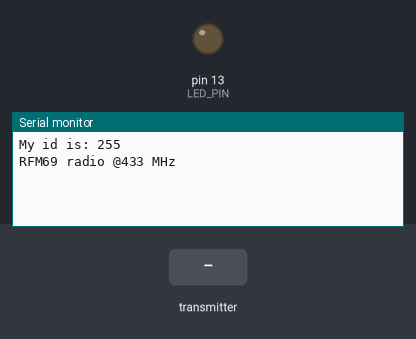
Simulated run of this sketch. Board: Arduino Uno, built with avr-gcc and run on an emulated ATmega328P. On the bench: output pins drawn as LEDs (lit = HIGH), the last lines printed to the serial monitor. The inputs (shaded band) are chosen by the test bench. Random numbers use the default seed unless the sketch sets one; no radio packets arrive unless stated; pins used as bus, display or sensor lines are not drawn.

Above: at 1.2 s.
1.3 s: the transmitter starts sending reading.0 = 0
At 4.7 s:
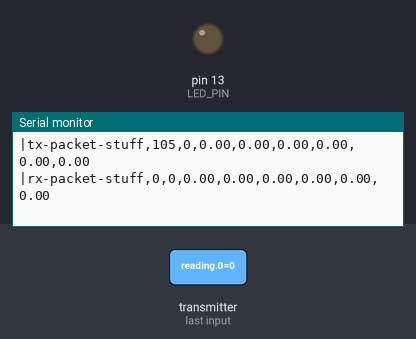
At 6.0 s:
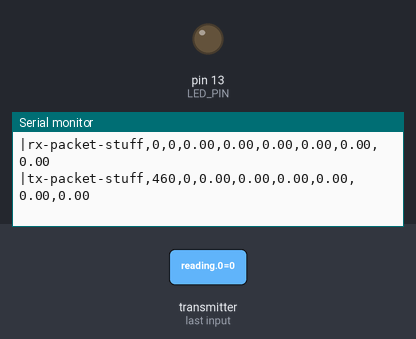
Timing chart, 0 to 7.5 s (numbered marks = the images above; inputs shaded):
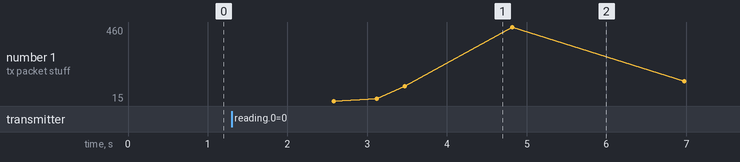

The sketch:

node.ino
```cpp
#include <SPI.h>
#include <EEPROM.h>
#include <RH_RF69.h>
#include <RHReliableDatagram.h>
#include <math.h>
#include <stdlib.h>
#include <stdio.h>

#include "sensor.h"

#define ID_MAX      10
#define NO_ID     255

bool has_sensor[ID_MAX];
uint8_t parent_of[ID_MAX];
float frequency[ID_MAX];

uint8_t my_child;

// NOTE: uncomment whichever id method you use
// Hardcode id
// uint8_t my_id = 0;
// Read id from EEPROM (need to write it beforehand)
uint8_t my_id = EEPROM.read(EEPROM.length() - 1);

bool init_data_arrays() {
    has_sensor[5] = true;
    parent_of[5] = 4;
    frequency[5] = 433.0f;

    has_sensor[4] = false;
    parent_of[4] = 3;
    frequency[4] = 434.0f;

    has_sensor[3] = false;
    parent_of[3] = NO_ID;
    frequency[3] = 435.0f;

    // Find my child
    // TODO: find all children, when nodes start having many
    for (size_t i = 0; i < ID_MAX; i++) {
        if (parent_of[i] == my_id) {
            my_child = i;
        }
    }
}

#define PACKET_PERIOD   (1000ul * 60ul)
#define QUEUE_SIZE_MAX  20

#define RF69_FREQ       433.0
#define RFM69_CS        8
#define RFM69_INT       7
#define RFM69_RST       4
#define LED_PIN         13
#define LED_PERIOD      (60ul * 1000ul)

#define RX_RATE      (600.0f)
#define TX_RATE      (200.0f)

struct Packet {
    float reading[NUM_SENSORS];
    uint32_t age;
    uint16_t number;
};

struct Queue {
    Packet data[QUEUE_SIZE_MAX];
    uint8_t head = 0;
    uint8_t size = 0;

    void push(Packet packet) {
        if (size < QUEUE_SIZE_MAX - 1) {
            data[(head + size) % QUEUE_SIZE_MAX] = packet;
            size++;
        }
    }

    Packet front() {
        return data[head];
    }

    Packet pop() {
        if (size > 0) {
            uint8_t old_head = head;
            head = (head + 1) % QUEUE_SIZE_MAX;
            size--;

            return data[old_head];
        }
    }
};

RH_RF69 rf69(RFM69_CS, RFM69_INT);
RHReliableDatagram rf69_manager(rf69, my_id);

uint32_t total_sleep_time = 0;

// TX
uint32_t sensor_wakeup_time = 0;
int16_t packet_number = 0;
char reading[5];
Queue packet_queue;
uint32_t start_time = millis();
uint8_t tx_time = 0;

// RX
uint8_t buffer[RH_RF69_MAX_MESSAGE_LEN];

float current_frequency = 0.0f;

void setup() {
    init_data_arrays();

    pinMode(LED_PIN, OUTPUT);

    Serial.begin(115200);

    // Uncomment this to start running only after serial monitor is open
    // while (!Serial) {
    //     delay(1);
    // }

    // NOTE: has to happen here right after serial connection is made
    setup_sensors();

    Serial.print("My id is: ");
    Serial.println(my_id);

    pinMode(2, OUTPUT); // set up for the sensor voltage
    pinMode(RFM69_RST, OUTPUT);
    digitalWrite(RFM69_RST, LOW);

    // reset radio
    // NOTE: is this needed?
    digitalWrite(RFM69_RST, HIGH);
    delay(10);
    digitalWrite(RFM69_RST, LOW);
    delay(10);

    if (!rf69_manager.init()) {
        while (true) {
            delay(1);
            Serial.println("RFM69 radio init failed");
        }
    }

    // Defaults after init are 434.0MHz, modulation GFSK_Rb250Fd250, +13dbM (for low power module)
    // No encryption
    if (!rf69.setFrequency(RF69_FREQ)) {
        while (true) {
            delay(1);
            Serial.println("setFrequency failed");
        }
    }

    // If you are using a high power RF69 eg RFM69HW, you *must* set a Tx power with the
    // ishighpowermodule flag set like this:
    // power range is 14-20, 2nd arg must be true for 69HCW
    rf69.setTxPower(20, true);

    // The encryption key has to be the same as the one in the server
    uint8_t key[] = { 0x01, 0x02, 0x03, 0x04, 0x05, 0x06, 0x07, 0x08, 0x01, 0x02, 0x03, 0x04, 0x05, 0x06, 0x07, 0x08};
    rf69.setEncryptionKey(key);

    rf69_manager.setRetries(0);
    rf69_manager.setTimeout(20);

    Serial.print("RFM69 radio @");
    Serial.print((int)RF69_FREQ);  Serial.println(" MHz");
    sensor_wakeup_time = millis();
}

float expovariate(float rate) {
    float k = -((float) random(0, RAND_MAX) / (RAND_MAX + 1));
    return -log(1.0f - k) / (1 / rate);
}

uint32_t convert_to_sleepydog_time(uint32_t time) {
    uint32_t remainder = time;
    remainder = remainder % 250;
    remainder = remainder % 15;
    uint32_t sleepydog_time = time - remainder;
    if (sleepydog_time < 15) {
        sleepydog_time = 15;
    }
    return sleepydog_time;
}

void blink_led_periodically() {
    static uint32_t prev_time = 0;

    uint32_t current_time = millis();

    if (current_time - prev_time > LED_PERIOD) {
        prev_time = current_time;
        digitalWrite(LED_PIN, HIGH);
        delay(1000);
        digitalWrite(LED_PIN, LOW);
    }
}

void print_packet(struct Packet packet) {
    Serial.print(packet.age);
    Serial.print(",");
    Serial.print(packet.number);
    for (int i = 0; i < NUM_SENSORS; i++) {
        Serial.print(",");
        Serial.print(packet.reading[i]);
    }
}

void loop_tx() {
    bool tx_result = false;
    uint32_t sleep_time = expovariate(TX_RATE);
    sleep_time = convert_to_sleepydog_time(sleep_time);

    rf69.sleep();
    delay(sleep_time);
    total_sleep_time += sleep_time;

    uint32_t send_tx = millis();
    tx_time = 0;
    rf69.setModeIdle();

    if (packet_queue.size > 0) {
        for (size_t i = 0; i < QUEUE_SIZE_MAX; i++) {
            packet_queue.data[i].age += sleep_time;
        }
        start_time = millis();
        Packet packet = packet_queue.front();

        // Transmit
        tx_result = rf69_manager.sendtoWait((uint8_t *) &packet, sizeof(Packet), parent_of[my_id]);

        tx_time = millis() - start_time;
    }

    uint32_t total_time = millis();
    uint32_t total_time_ms = total_time % 1000;
    total_time = total_time / 1000;

    // Serial.print(sleep_time);
    // Serial.print(",");
    // Serial.print(tx_time);
    // Serial.print(",");
    // Serial.print(total_time);
    // Serial.print(",");
    // Serial.print(total_time_ms);

    if (tx_result) {
        tx_result = false;

        Packet popped = packet_queue.pop();

        total_time = millis();

        Serial.print("|tx-packet-stuff");
        Serial.print(",");
        print_packet(popped);
        Serial.println("");
    }
}

void loop_rx() {
    uint32_t sleep_time = expovariate(RX_RATE);
    sleep_time = convert_to_sleepydog_time(sleep_time);
    delay(sleep_time);
    total_sleep_time += sleep_time;

    uint32_t start_time = millis();
    uint8_t available_loop = 10;
    uint32_t start_recv = 0;
    uint8_t recv_time = 0;
    bool received = false;

    //
    // Receive
    //
    // Turn on radio
    rf69.setModeRx();

    Packet p;
    while (millis() - start_time < 10) {
        if (rf69_manager.available()) {
            available_loop = millis() - start_time;

            // Wait for a message addressed to us from the client
            uint8_t len = sizeof(buffer);
            uint8_t from;
            start_recv = millis();
            if (rf69_manager.recvfromAck(buffer, &len, &from)) {
                // Turn off radio
                rf69.sleep();

                // zero out remaining string
                buffer[len] = 0;

                memcpy(&p, buffer, sizeof(Packet));
                recv_time = millis() - start_recv;
                received = true;

                if (parent_of[my_id] != NO_ID) {
                    packet_queue.push(p);
                }

                break;
            }
        }
        available_loop = millis() - start_time;
    }

    // Turn off radio
    rf69.sleep();

    uint32_t total_time = millis();
    uint32_t total_time_ms = total_time % 1000;
    total_time =  total_time / 1000;

    // Serial.print(sleep_time);
    // Serial.print(",");
    // Serial.print(available_loop);
    // Serial.print(",");
    // Serial.print(recv_time);
    // Serial.print(",");
    // Serial.print(total_time);
    // Serial.print(",");
    // Serial.print(total_time_ms);

    if (received) {
        Serial.print("|rx-packet-stuff");
        Serial.print(",");
        print_packet(p);
        Serial.println("");
    }
}

void loop() {
    // Do readings periodically if node has sensor
    if (has_sensor[my_id]) {
        if (millis() - sensor_wakeup_time >= PACKET_PERIOD) {
            if (packet_queue.size < QUEUE_SIZE_MAX) {
                Packet new_packet = {
                    .reading = {},
                    .age = 0,
                    .number = packet_number,
                };

                read_temperatures(new_packet.reading);

                packet_queue.push(new_packet);

                Serial.print("Packet created: ");
                Serial.println(packet_number);
                print_packet(new_packet);
                Serial.println("");
                packet_number++;
            } else {
                Serial.println("Queue full");
            }
            sensor_wakeup_time = millis();
        }
    }

    // Set frequency
    float expected_frequency = 0.0f;
    if (packet_queue.size > 0 && parent_of[my_id] != NO_ID) {
        expected_frequency = frequency[parent_of[my_id]];
    } else {
        expected_frequency = frequency[my_id];
    }
    if (current_frequency != expected_frequency) {
        rf69.setFrequency(expected_frequency);
        current_frequency = expected_frequency;
    }

    if (packet_queue.size > 0 && parent_of[my_id] != NO_ID) {
        loop_tx();
    } else {
        loop_rx();
    }

    blink_led_periodically();
}
```

sensor.h
```cpp
#include <OneWire.h>
#include <DallasTemperature.h>

#define ONE_WIRE_BUS 2
#define NUM_SENSORS 6
#define ADDRESS_LENGTH 8

DeviceAddress addresses[NUM_SENSORS];
OneWire oneWire(ONE_WIRE_BUS);
DallasTemperature sensors(&oneWire);

void inline shift(int index, int size, DeviceAddress directory[NUM_SENSORS]) {
    for (int i = size - 1; i >= index; i--) {
        memcpy(directory[i + 1], directory[i], ADDRESS_LENGTH);
    }
}

bool inline less(DeviceAddress val1, DeviceAddress val2) {
    for (int i = 0; i < ADDRESS_LENGTH; i++) {
        if (val1[i] < val2[i]) return true;
        if (val2[i] < val1[i]) return false;
    }
    return false;
}

void insertion_sort(int size, DeviceAddress directory[NUM_SENSORS], DeviceAddress entry) {
    for (int i = 0; i <= size; i++) {
        if (i == size) {
            memcpy(directory[i], entry, ADDRESS_LENGTH);
        } else if (!less(directory[i], entry)) {
            shift(i, size, directory);
            memcpy(directory[i], entry, ADDRESS_LENGTH);
            break;
        }
    }
}

void create_address_book() {
    // Serial.println("START");
    DeviceAddress new_entry;
    oneWire.reset_search();
    int size = 0;
    while (oneWire.search(new_entry)) {
        if (sensors.validAddress((const uint8_t*)new_entry)) {
            for (int i = 0; i < ADDRESS_LENGTH; i++) {
                // Serial.print(new_entry[i], HEX);
                // Serial.print(" ");
            }
            // Serial.println();
        // insert addresses by their magnitude.
            insertion_sort(size, addresses, new_entry);
            size++;
        }
    }
    // Serial.println("END");
}

void setup_sensors(void) {
    create_address_book();
    sensors.begin();
}

void read_temperatures(float temperatures[]) {
    // call sensors.requestTemperatures() to issue a global temperature
    // request to all devices on the bus
    // Serial.print("Requesting temperatures...");
    sensors.requestTemperatures(); // Send the command to get temperatures
    // Serial.println("DONE");
    for (int i = 0; i < NUM_SENSORS; i++) {
        for (int j = 0; j < ADDRESS_LENGTH; j++) {
            // Serial.print(addresses[i][j], HEX);
            // Serial.print(" ");
        }
        // Serial.println(" ");

        // Serial.print(": ");
        // Serial.println(sensors.getTempC(addresses[i]));
        temperatures[i] = sensors.getTempC(addresses[i]);
    }
}
```

Measured:
- after the input at 1.3 s, the serial monitor: prints a new line after 1.2 s (image 1)
